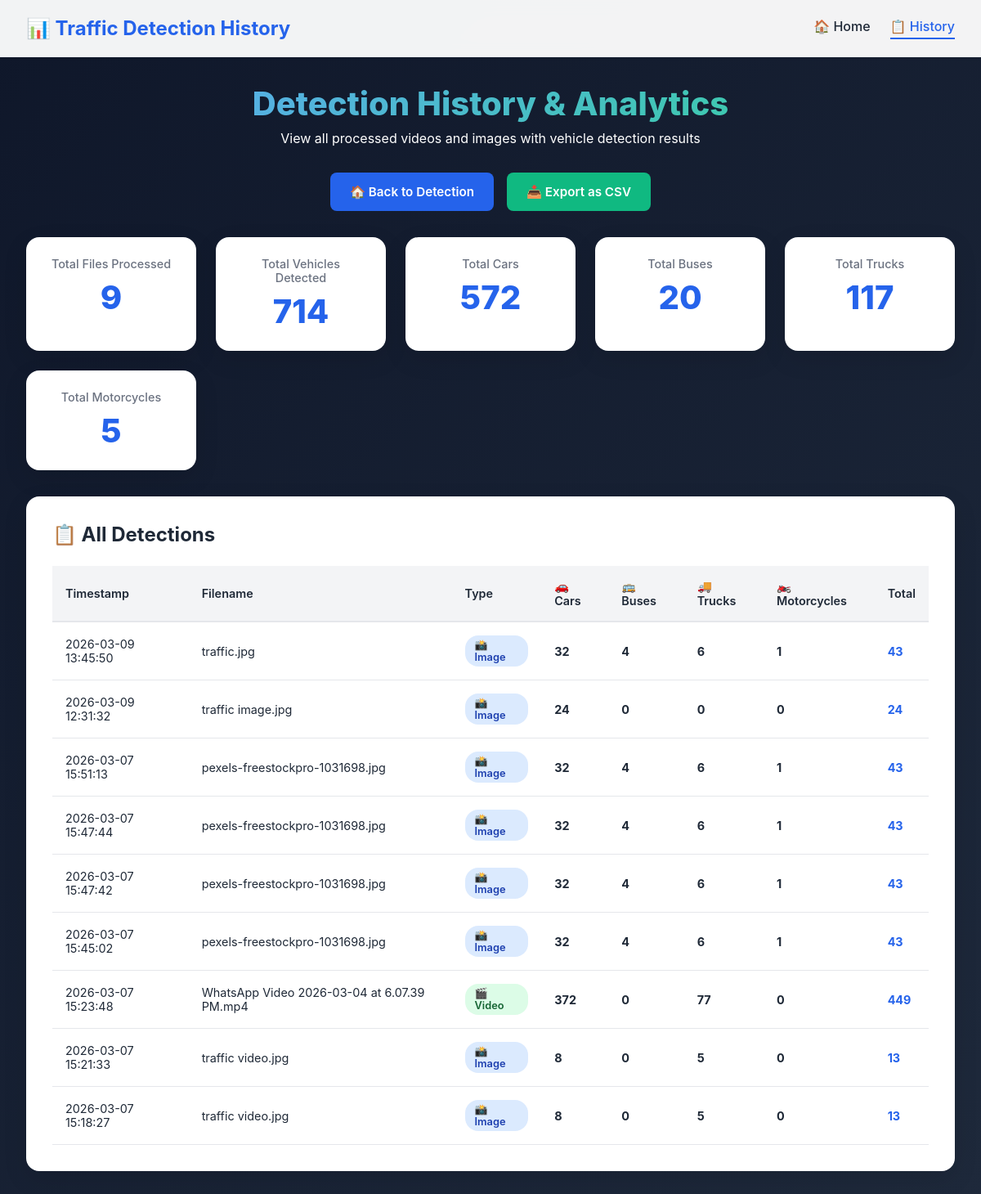
The app's page /history with its own data.
### tables this page shows
CREATE TABLE detections (
            id INTEGER PRIMARY KEY AUTOINCREMENT,
            timestamp TEXT NOT NULL,
            filename TEXT NOT NULL,
            file_type TEXT NOT NULL,
            cars INTEGER DEFAULT 0,
            buses INTEGER DEFAULT 0,
            trucks INTEGER DEFAULT 0,
            motorcycles INTEGER DEFAULT 0,
            total_vehicles INTEGER DEFAULT 0
        );

### app.py (the view)
@app.route("/history")
def history():
    detections = get_all_detections()
    detection_list = [dict(detection) for detection in detections]
    return render_template("history.html", detections=detection_list)

### app.py (called while the page is built)
def get_all_detections():
    conn = sqlite3.connect(DB_PATH)
    conn.row_factory = sqlite3.Row
    cursor = conn.cursor()
    cursor.execute('SELECT * FROM detections ORDER BY timestamp DESC')
    detections = cursor.fetchall()
    conn.close()
    return detections

### templates/history.html (shortened to what this page needs)
<!DOCTYPE html>
<html lang="en">
<head>
</head>
<body>
<div class="navbar">
    <div class="navbar-container">
        <div class="navbar-brand">
            📊 Traffic Detection History
        </div>
        <div class="nav-links">
            <a href="/">🏠 Home</a>
            <a href="/history" class="active">📋 History</a>
        </div>
    </div>
</div>
<div class="container">
    <div class="header-section">
        <h1>Detection History & Analytics</h1>
        <p>View all processed videos and images with vehicle detection results</p>
    </div>
    <div class="controls">
        <a href="/" class="btn btn-primary">🏠 Back to Detection</a>
        <a href="/export_csv" class="btn btn-secondary">📥 Export as CSV</a>
    </div>
    <div class="stats-grid" id="statsGrid">
        <div class="stat-card">
            <h3>Total Files Processed</h3>
            <div class="number" id="totalProcessed">0</div>
        </div>
        <div class="stat-card">
            <h3>Total Vehicles Detected</h3>
            <div class="number" id="totalVehicles">0</div>
        </div>
        <div class="stat-card">
            <h3>Total Cars</h3>
            <div class="number" id="totalCars">0</div>
        </div>
        <div class="stat-card">
            <h3>Total Buses</h3>
            <div class="number" id="totalBuses">0</div>
        </div>
        <div class="stat-card">
            <h3>Total Trucks</h3>
            <div class="number" id="totalTrucks">0</div>
        </div>
        <div class="stat-card">
            <h3>Total Motorcycles</h3>
            <div class="number" id="totalMotorcycles">0</div>
        </div>
    </div>
    <div class="table-container">
        <h2>📋 All Detections</h2>
        {% if detections %}
        <table>
            <thead>
                <tr>
                    <th>Timestamp</th>
                    <th>Filename</th>
                    <th>Type</th>
                    <th>🚗 Cars</th>
                    <th>🚌 Buses</th>
                    <th>🚚 Trucks</th>
                    <th>🏍️ Motorcycles</th>
                    <th>Total</th>
                </tr>
            </thead>
            <tbody>
                {% for detection in detections %}
                <tr>
                    <td>{{ detection.timestamp }}</td>
                    <td>{{ detection.filename }}</td>
                    <td>
                        {% if detection.file_type == 'image' %}
                        <span class="badge badge-image">📸 Image</span>
                        {% else %}
                        <span class="badge badge-video">🎬 Video</span>
                        {% endif %}
                    </td>
                    <td><strong>{{ detection.cars }}</strong></td>
                    <td><strong>{{ detection.buses }}</strong></td>
                    <td><strong>{{ detection.trucks }}</strong></td>
                    <td><strong>{{ detection.motorcycles }}</strong></td>
                    <td><strong style="color: var(--primary);">{{ detection.total_vehicles }}</strong></td>
                </tr>
                {% endfor %}
            </tbody>
        </table>
        {% else %}
        <div class="empty-state">
            <div class="empty-state-icon">📭</div>
            <div class="empty-state-text">No detections yet</div>
            <div class="empty-state-subtext">Start by uploading an image or video to begin detection</div>
        </div>
        {% endif %}
    </div>
</div>
</body>
</html>

### templates/history.html (style rules this page uses)
* { margin: 0; padding: 0; box-sizing: border-box; }
:root { --primary: #2563eb; --primary-dark: #1e40af; --secondary: #10b981; --danger: #ef4444; --warning: #f59e0b; --dark: #1f2937; --light: #f3f4f6; --border: #e5e7eb; }
body { font-family: -apple-system, BlinkMacSystemFont, 'Segoe UI', Roboto, Oxygen, Ubuntu, Cantarell, sans-serif; background: linear-gradient(135deg, #0f172a 0%, #1e293b 100%); color: #1f2937; min-height: 100vh; }
.navbar { background: rgba(255, 255, 255, 0.95); backdrop-filter: blur(10px); border-bottom: 1px solid var(--border); padding: 1.25rem 0; position: sticky; top: 0; z-index: 100; box-shadow: 0 1px 3px rgba(0,0,0,0.1); }
.navbar-container { max-width: 1400px; margin: 0 auto; padding: 0 2rem; display: flex; align-items: center; justify-content: space-between; }
.navbar-brand { font-size: 1.5rem; font-weight: 700; color: var(--primary); display: flex; align-items: center; gap: 0.5rem; }
.nav-links { display: flex; gap: 1.5rem; }
.nav-links a { color: var(--dark); text-decoration: none; font-weight: 500; transition: color 0.3s; }
.nav-links a.active { color: var(--primary); border-bottom: 2px solid var(--primary); padding-bottom: 0.25rem; }
.container { max-width: 1400px; margin: 0 auto; padding: 2rem; }
.header-section { text-align: center; margin-bottom: 2rem; color: white; }
.header-section h1 { font-size: 2.5rem; font-weight: 800; margin-bottom: 0.5rem; background: linear-gradient(135deg, #60a5fa 0%, #34d399 100%); -webkit-background-clip: text; -webkit-text-fill-color: transparent; background-clip: text; }
.controls { display: flex; gap: 1rem; margin-bottom: 2rem; justify-content: center; flex-wrap: wrap; }
.btn { padding: 0.875rem 1.5rem; border: none; border-radius: 0.5rem; font-size: 0.95rem; font-weight: 600; cursor: pointer; transition: all 0.3s; display: inline-flex; align-items: center; gap: 0.5rem; text-decoration: none; }
.btn-primary { background: var(--primary); color: white; }
.btn-secondary { background: var(--secondary); color: white; }
.stats-grid { display: grid; grid-template-columns: repeat(auto-fit, minmax(200px, 1fr)); gap: 1.5rem; margin-bottom: 2rem; }
.stat-card { background: white; border-radius: 1rem; padding: 1.5rem; box-shadow: 0 10px 30px rgba(0,0,0,0.1); text-align: center; }
.stat-card h3 { font-size: 0.9rem; color: #6b7280; margin-bottom: 0.5rem; font-weight: 500; }
.stat-card .number { font-size: 2.5rem; font-weight: 800; color: var(--primary); }
.table-container { background: white; border-radius: 1rem; padding: 2rem; box-shadow: 0 10px 30px rgba(0,0,0,0.1); overflow-x: auto; }
.table-container h2 { margin-bottom: 1.5rem; color: var(--dark); display: flex; align-items: center; gap: 0.5rem; }
table { width: 100%; border-collapse: collapse; }
table thead { background: var(--light); border-bottom: 2px solid var(--border); }
table th { padding: 1rem; text-align: left; font-weight: 600; color: var(--dark); font-size: 0.9rem; }
table td { padding: 1rem; border-bottom: 1px solid var(--border); font-size: 0.9rem; }
.badge { display: inline-block; padding: 0.25rem 0.75rem; border-radius: 1rem; font-size: 0.8rem; font-weight: 600; }
.badge-image { background: #dbeafe; color: #1e40af; }
.badge-video { background: #dcfce7; color: #166534; }

### records on screen
detections: timestamp "2026-03-09 13:45:50", filename "traffic.jpg", file_type "📸 Image", cars "32", buses "4", trucks "6", motorcycles "1", total_vehicles "43"
detections: timestamp "2026-03-09 12:31:32", filename "traffic image.jpg", file_type "📸 Image", cars "24", buses "0", trucks "0", motorcycles "0", total_vehicles "24"
detections: timestamp "2026-03-07 15:51:13", filename "pexels-freestockpro-1031698.jpg", file_type "📸 Image", cars "32", buses "4", trucks "6", motorcycles "1", total_vehicles "43"
detections: timestamp "2026-03-07 15:47:44", filename "pexels-freestockpro-1031698.jpg", file_type "📸 Image", cars "32", buses "4", trucks "6", motorcycles "1", total_vehicles "43"
detections: timestamp "2026-03-07 15:47:42", filename "pexels-freestockpro-1031698.jpg", file_type "📸 Image", cars "32", buses "4", trucks "6", motorcycles "1", total_vehicles "43"
detections: timestamp "2026-03-07 15:45:02", filename "pexels-freestockpro-1031698.jpg", file_type "📸 Image", cars "32", buses "4", trucks "6", motorcycles "1", total_vehicles "43"
detections: timestamp "2026-03-07 15:23:48", filename "WhatsApp Video 2026-03-04 at 6.07.39 PM.mp4", file_type "🎬 Video", cars "372", buses "0", trucks "77", motorcycles "0", total_vehicles "449"
detections: timestamp "2026-03-07 15:21:33", filename "traffic video.jpg", file_type "📸 Image", cars "8", buses "0", trucks "5", motorcycles "0", total_vehicles "13"
detections: timestamp "2026-03-07 15:18:27", filename "traffic video.jpg", file_type "📸 Image", cars "8", buses "0", trucks "5", motorcycles "0", total_vehicles "13"
